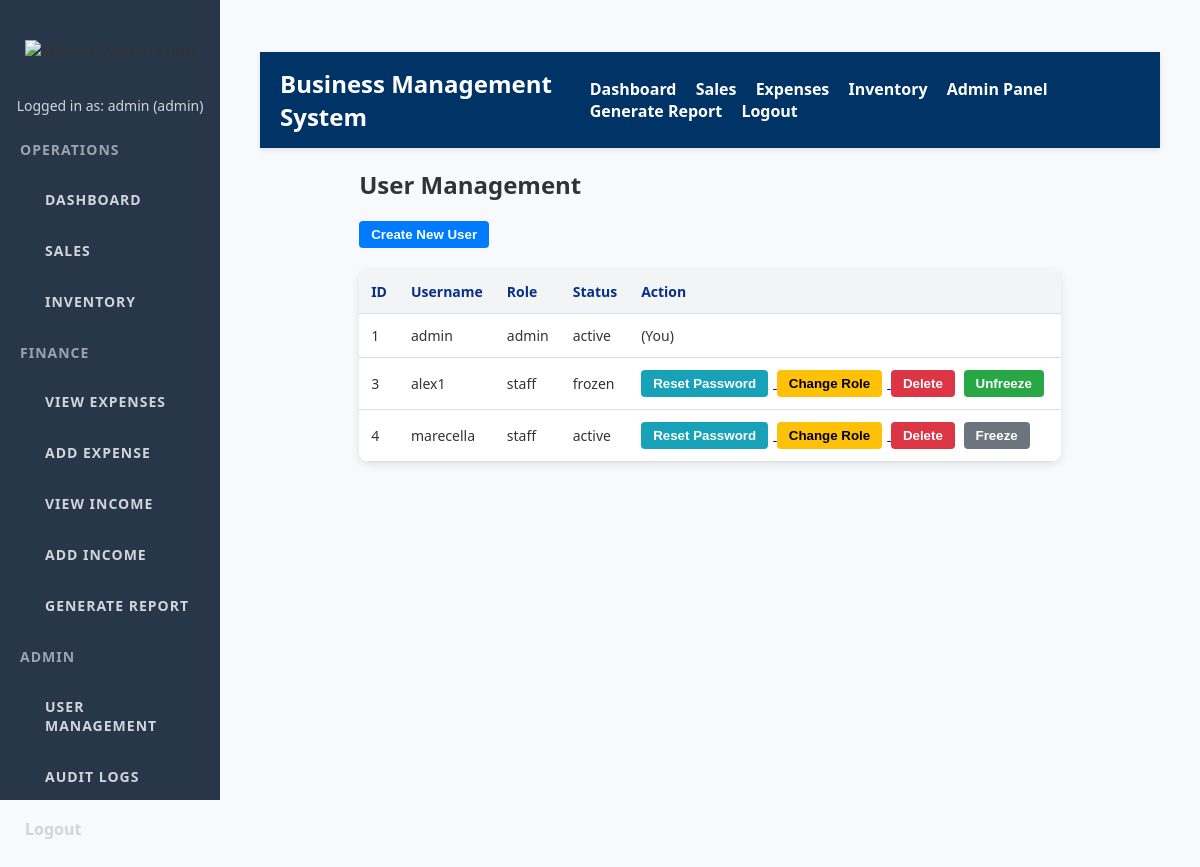
The page /user_management (signed in) on the database as committed earlier.
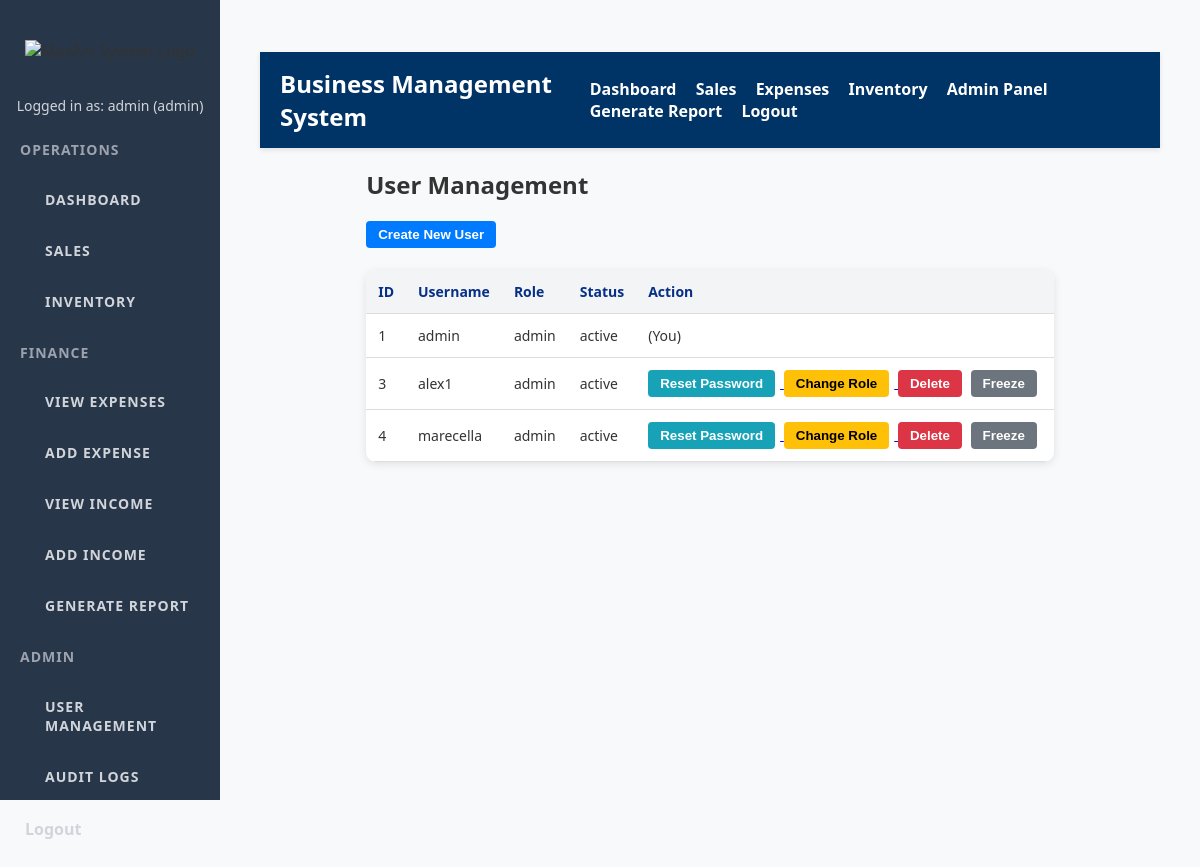
The same page on the database as committed later.
### tables this page shows
CREATE TABLE users (
                id INTEGER PRIMARY KEY AUTOINCREMENT,
                username TEXT UNIQUE NOT NULL,
                password TEXT NOT NULL,
                role TEXT NOT NULL DEFAULT 'staff'
            , status TEXT DEFAULT 'active', is_protected INTEGER DEFAULT 0);

### app.py (the view)
@app.route('/user_management')
@admin_required
def user_management():
    conn = get_db_connection()
    cursor = conn.cursor()
    cursor.execute("SELECT id, username, role, status FROM users")  # include status
    users = cursor.fetchall()
    conn.close()
    return render_template('user_management.html', users=users)

### app.py (called while the page is built)
def admin_required(f):
    @wraps(f)
    def decorated_function(*args, **kwargs):
        if 'role' not in session or session['role'] != 'admin':
            flash("You do not have permission to access this page.", "error")
            return redirect(url_for('dashboard'))
        return f(*args, **kwargs)
    return decorated_function

def get_db_connection():
    conn = sqlite3.connect(DATABASE, timeout=10)  # Added timeout to avoid database lock errors
    conn.row_factory = sqlite3.Row  # This allows us to access columns by name
    return conn

### templates/user_management.html (shortened to what this page needs)
{% extends "base.html" %}
{% block content %}
<h2>User Management</h2>
<a href="{{ url_for('create_user') }}">
    <button class="create-user">Create New User</button>
</a>
<br><br>
<table>
    <tr>
        <th>ID</th>
        <th>Username</th>
        <th>Role</th>
        <th>Status</th>
        <th>Action</th>
    </tr>
    {% for user in users %}
    <tr>
        <td>{{ user['id'] }}</td>
        <td>{{ user['username'] }}</td>
        <td>{{ user['role'] }}</td>
        <td>{{ user['status'] }}</td>
        <td>
            {% if user['is_protected'] == 1 %}
                <span class="protected-badge">SuperAdmin (Protected)</span>
            {% elif user['username'] != session['user'] %}
                <a href="{{ url_for('reset_password', user_id=user['id']) }}">
                    <button type="button" class="reset-password">Reset Password</button>
                </a>
                <a href="{{ url_for('change_role', user_id=user['id']) }}">
                    <button type="button" class="change-role">Change Role</button>
                </a>
                <form method="POST" action="{{ url_for('delete_user', user_id=user['id']) }}" style="display:inline;" onsubmit='return confirm("Are you sure you want to delete user {{ user.username|e }}?");'>
                    <button type="submit" class="delete-user">Delete</button>
                </form>
                <form method="POST" action="{{ url_for('toggle_freeze', user_id=user['id']) }}" style="display:inline;">
                    {% if user['status'] == 'active' %}
                        <button type="submit" class="freeze">Freeze</button>
                    {% else %}
                        <button type="submit" class="unfreeze">Unfreeze</button>
                    {% endif %}
                </form>
            {% else %}
                <span>(You)</span>
            {% endif %}
        </td>
    </tr>
    {% endfor %}
</table>
{% endblock %}

### templates/base.html (shortened to what this page needs)
<!DOCTYPE html>
<html lang="en">
<head>
    <link rel="stylesheet" href="{{ url_for('static', filename='style.css') }}">
</head>
<body>
<div class="sidebar">
    <div class="logo">
        <img src="{{ url_for('static', filename='assets/logo.png') }}" alt="MasArt System Logo">
    </div>
    {% if session.get('user') %}
        <p class="user-info">
            Logged in as: {{ session['user'] }} ({{ session['role'] }})
        </p>
    {% else %}
        <p class="user-info">Not logged in</p>
    {% endif %}
    <div class="sidebar-section">
        <h4>Operations</h4>
        <a href="{{ url_for('dashboard') }}">Dashboard</a>
        <a href="{{ url_for('view_sales') }}">Sales</a>
        <a href="{{ url_for('view_inventory') }}">Inventory</a>
    </div>
    <div class="sidebar-section">
        <h4>Finance</h4>
        <a href="{{ url_for('view_expenses') }}">View Expenses</a>
        <a href="{{ url_for('add_expense') }}">Add Expense</a>
        <a href="{{ url_for('view_income') }}">View Income</a>
        <a href="{{ url_for('add_income') }}">Add Income</a>
        <a href="{{ url_for('generate_report') }}">Generate Report</a>
    </div>
    {% if session.get('role') == 'admin' %}
    <div class="sidebar-section">
        <h4>Admin</h4>
        <a href="{{ url_for('user_management') }}">User Management</a>
        <a href="{{ url_for('audit_logs') }}">Audit Logs</a>
    </div>
    {% endif %}
    <a href="{{ url_for('logout') }}">Logout</a>
</div>
<div class="content">
    <header>
        <div class="header-left">
            <h1>Business Management System</h1>
        </div>
        <nav class="header-nav">
            <a href="{{ url_for('dashboard') }}">Dashboard</a>
            <a href="{{ url_for('view_sales') }}">Sales</a>
            <a href="{{ url_for('view_expenses') }}">Expenses</a>
            <a href="{{ url_for('view_inventory') }}">Inventory</a>
            {% if session.get('role') == 'admin' %}
                <a href="{{ url_for('create_user') }}" class="btn-admin">Admin Panel</a>
            {% endif %}
            <a href="{{ url_for('generate_report') }}" class="btn-report">Generate Report</a>
            <a href="{{ url_for('logout') }}">Logout</a>
        </nav>
    </header>
    <main>
        {% block content %}{% endblock %}
    </main>
</div>
</body>
</html>

### static/style.css (style rules this page uses)
body { margin: 0; font-family: 'Segoe UI', Tahoma, Geneva, Verdana, sans-serif; background: #f8f9fa; color: #333; }
.sidebar { position: fixed; top: 0; left: 0; width: 220px; height: 100vh; background-color: #283649; padding-top: 30px; box-sizing: border-box; }
.sidebar-section { color: #9ca3af; font-size: 14px; text-transform: uppercase; margin: 20px 0 5px 20px; letter-spacing: 1px; }
.sidebar .logo { text-align: center; padding: 10px 0 20px 0; }
.sidebar .logo img { width: 120px; height: auto; }
.sidebar .user-info { text-align: center; color: #d1d5db; font-size: 14px; margin-bottom: 25px; padding: 0 10px; }
.sidebar a, .sidebar nav a { display: block; color: #d1d5db; padding: 12px 25px; text-decoration: none; font-weight: 600; margin-bottom: 8px; transition: background-color 0.3s ease; }
.content { margin-left: 220px; padding: 30px 40px; display: flex; flex-direction: column; align-items: center; min-height: 100vh; }
table { width: 100%; border-collapse: collapse; background: white; border-radius: 10px; overflow: hidden; box-shadow: 0 2px 8px rgba(0,0,0,0.1); }
th, td { padding: 14px 16px; border-bottom: 1px solid #e5e7eb; font-size: 14px; }
th { background-color: #f3f4f6; font-weight: 600; color: #062f86; text-align: left; }
button, .add-sale-btn, .btn-pdf { background-color: #062f86; color: white; padding: 10px 18px; border: none; border-radius: 6px; font-weight: 600; cursor: pointer; transition: background-color 0.25s ease; display: inline-block; text-align: center; text-decoration: none; }
header { color: white; padding: 15px 20px; display: flex; justify-content: space-between; align-items: center; background-color: #003366; box-shadow: 0 2px 5px rgba(0,0,0,0.1); position: sticky; top: 0; z-index: 1000; }
header h1 { margin: 0; font-size: 24px; }
nav a, .header-nav a { color: white; text-decoration: none; margin-left: 15px; font-weight: bold; }

### templates/user_management.html (style rules this page uses)
table { border-collapse: collapse; width: 100%; }
th, td { padding: 12px; text-align: left; border-bottom: 1px solid #ddd; }
button { padding: 6px 12px; margin-right: 5px; border: none; color: white; cursor: pointer; border-radius: 4px; transition: 0.2s; }
button.create-user { background-color: #007bff; }
button.reset-password { background-color: #17a2b8; }
button.change-role { background-color: #ffc107; color: black; }
button.delete-user { background-color: #dc3545; }
button.freeze { background-color: #6c757d; }
a button { display: inline-block; }

Rows that differ between the two databases and show on the page:
changed users "alex1": role "staff" → "admin"; status "frozen" → "active"; status "Unfreeze" → "Freeze"
changed users "marecella": role "staff" → "admin"
